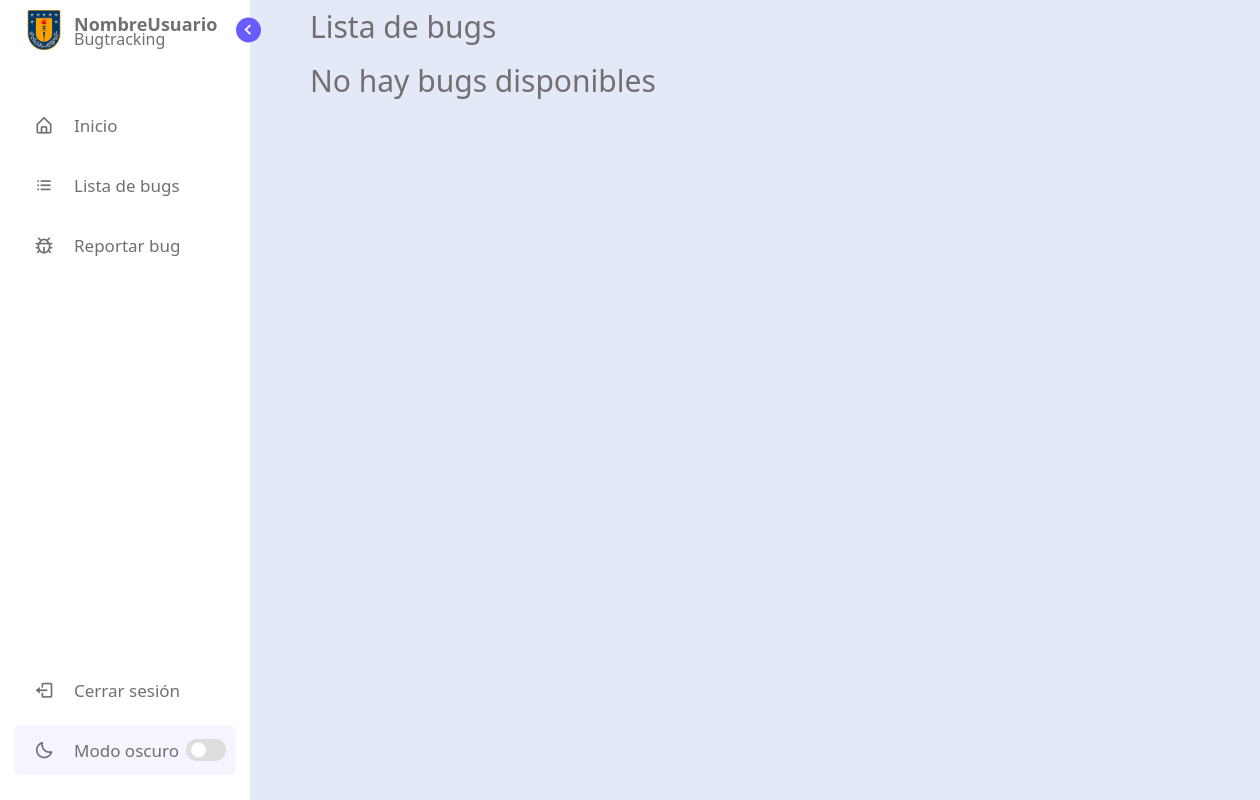
The page /buglist on the database as committed earlier.
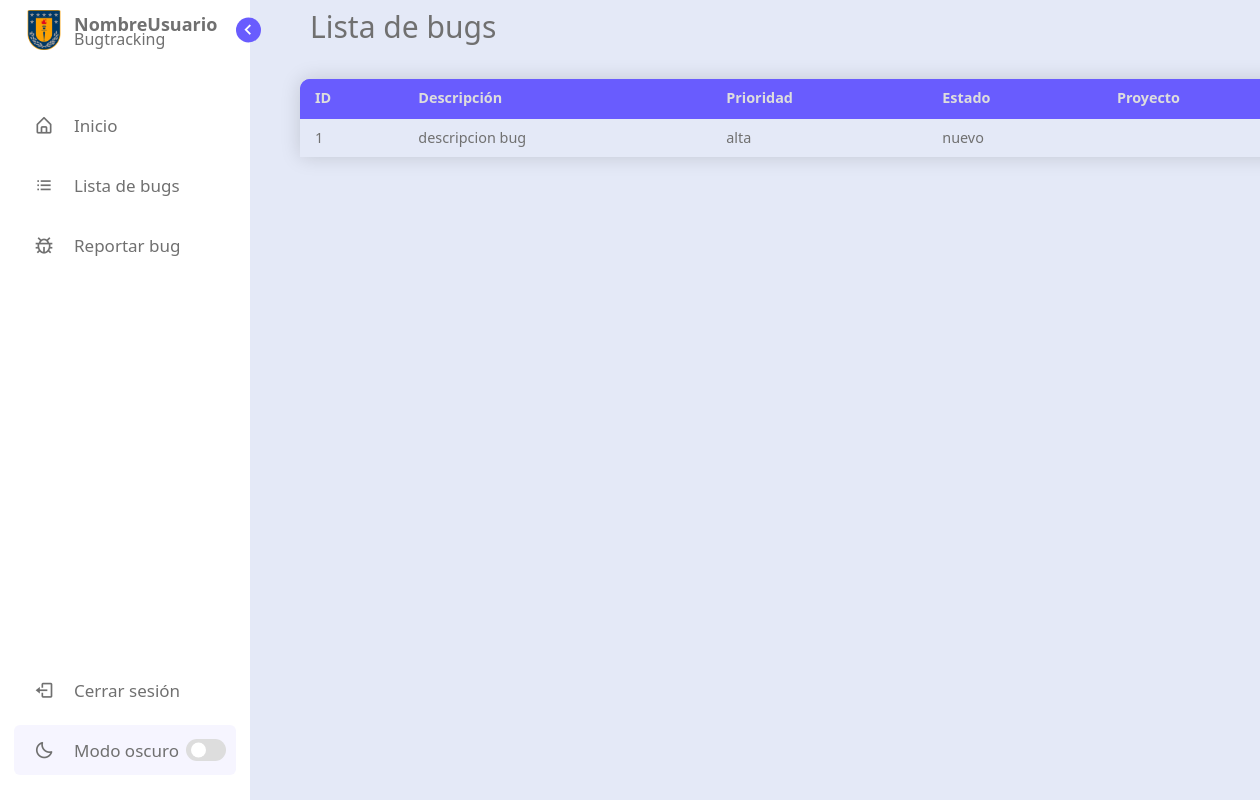
The same page on the database as committed later.
### database/models.py (models this page shows, shortened)
class Bug(models.Model):
    PRIORIDADES_CHOICES = (
        ("baja", "Baja"),
        ("media", "Media"),
        ("alta", "Alta"),
        ("urgente", "Urgente"),
    )
    ESTADOS_CHOICES = (
        ('nuevo', 'Nuevo'),
        ('en proceso', 'En proceso'),
        ('solucionado', 'Solucionado'),
    )
    id_bug         = models.AutoField(primary_key=True)
    titulo         = models.CharField(max_length=255, null=False, verbose_name='Titulo del bug')
    descripcion    = models.TextField(null=False, verbose_name='Descripción')
    prioridad      = models.CharField(max_length=20, choices=PRIORIDADES_CHOICES, verbose_name='Prioridad')
    estado         = models.CharField(max_length=20, choices=ESTADOS_CHOICES, verbose_name='Estado')
    fecha_reporte  = models.DateTimeField(auto_now_add=True, verbose_name='Fecha de reporte')
    id_proyecto    = models.ForeignKey(Proyecto, null=False, on_delete=models.CASCADE, verbose_name='Proyecto')
    id_programador = models.ForeignKey(Programador, null=False, on_delete=models.CASCADE, verbose_name='Programador')

### buglist/views.py (the view)
# urls.py: path('', views.index, name= 'bug_list'),
def index(request):
    latest_bug_list = Bug.objects.order_by("id_bug")[:20]
    context = {"latest_bug_list": latest_bug_list}
    return render(request, "buglist/index.html", context)

### buglist/templates/buglist/index.html
{% extends 'home/base.html' %}
{% block content %}
    <section class="home">
        <div class="text">Lista de bugs</div>
        {% if latest_bug_list %}
        <table class="table">
            <thead>
                <tr>
                  <th>ID</th>
                  <th>Descripción</th>
                  <th>Prioridad</th>
                  <th>Estado</th>
                  <th>Proyecto</th>
                </tr>
            </thead>
            <tbody>
                {% for Bug in latest_bug_list %}
                <tr>
                  <td>{{ Bug.id_bug }}</td>
                  <td>{{ Bug.descripcion }}</td>
                  <td>{{ Bug.prioridad }}</td>
                  <td>{{ Bug.estado }}</td>
                  <td>{{ Bug.proyecto }}</td>
                </tr>
                {%endfor%}
              </tbody>
        </table>
        {% else %}
        <div class="text">No hay bugs disponibles</div>
        {% endif %}
    </section>
{% endblock %}

Rows that differ between the two databases and show on the page:
added Bug: id_bug "1", descripcion "descripcion bug", prioridad "alta", estado "nuevo"
Other text that changed with them:
text no longer shown: "No hay bugs disponibles"
text now shown: "ID Descripción Prioridad Estado Proyecto"
